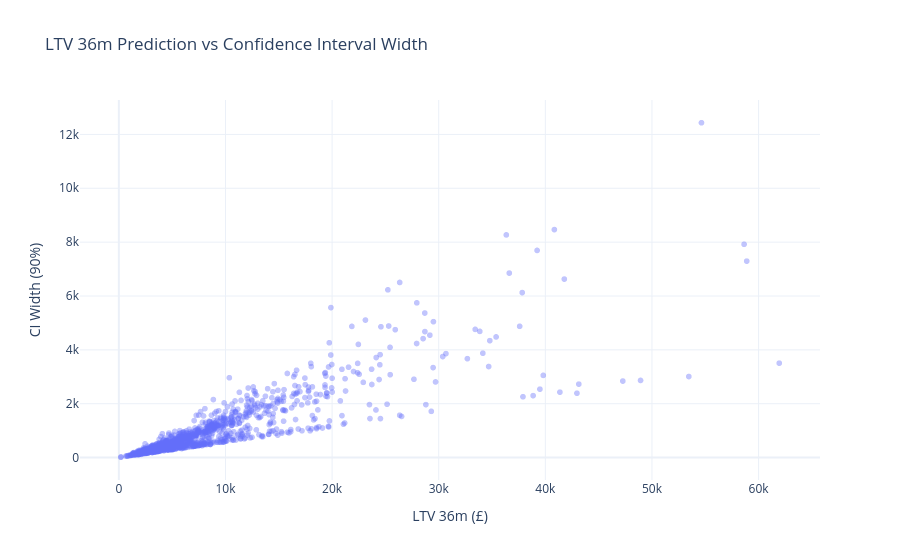

The notebook cell this image was saved under:
### Code cell
# Confidence interval width analysis
predictions_with_ci = predictions.with_columns(
    (pl.col("ltv_36m_upper") - pl.col("ltv_36m_lower")).alias("ci_width_36m")
)

plot_df = predictions_with_ci.filter(pl.col("ltv_36m") <= p99)

# sample safely from filtered rows
n = min(2000, len(plot_df))
plot_df = plot_df if n == len(plot_df) else plot_df.sample(n=n, seed=42)

fig = px.scatter(
    plot_df.to_pandas(),
    x="ltv_36m",
    y="ci_width_36m",
    opacity=0.4,
    title="LTV 36m Prediction vs Confidence Interval Width",
    labels={"ltv_36m": "LTV 36m (£)", "ci_width_36m": "CI Width (90%)"},
)
fig.show()

### Figure 1 — Plotly figure (JSON) as saved in the notebook; plotly's stock layout.template omitted (floating-point values rounded to 4 significant figures; data arrays with more than 128 entries replaced by an {"elided": "..."} marker saying what was removed)
{"data": [{"hovertemplate": "LTV 36m (£)=%{x}<br>CI Width (90%)=%{y}<extra></extra>", "legendgroup": "", "marker": {"color": "#636efa", "opacity": 0.4, "symbol": "circle"}, "mode": "markers", "name": "", "showlegend": false, "type": "scattergl", "x": {"elided": "1314 float values"}, "xaxis": "x", "y": {"elided": "1314 float values"}, "yaxis": "y"}], "layout": {"legend": {"tracegroupgap": 0}, "title": {"text": "LTV 36m Prediction vs Confidence Interval Width"}, "xaxis": {"anchor": "y", "domain": [0, 1], "title": {"text": "LTV 36m (£)"}}, "yaxis": {"anchor": "x", "domain": [0, 1], "title": {"text": "CI Width (90%)"}}}}
